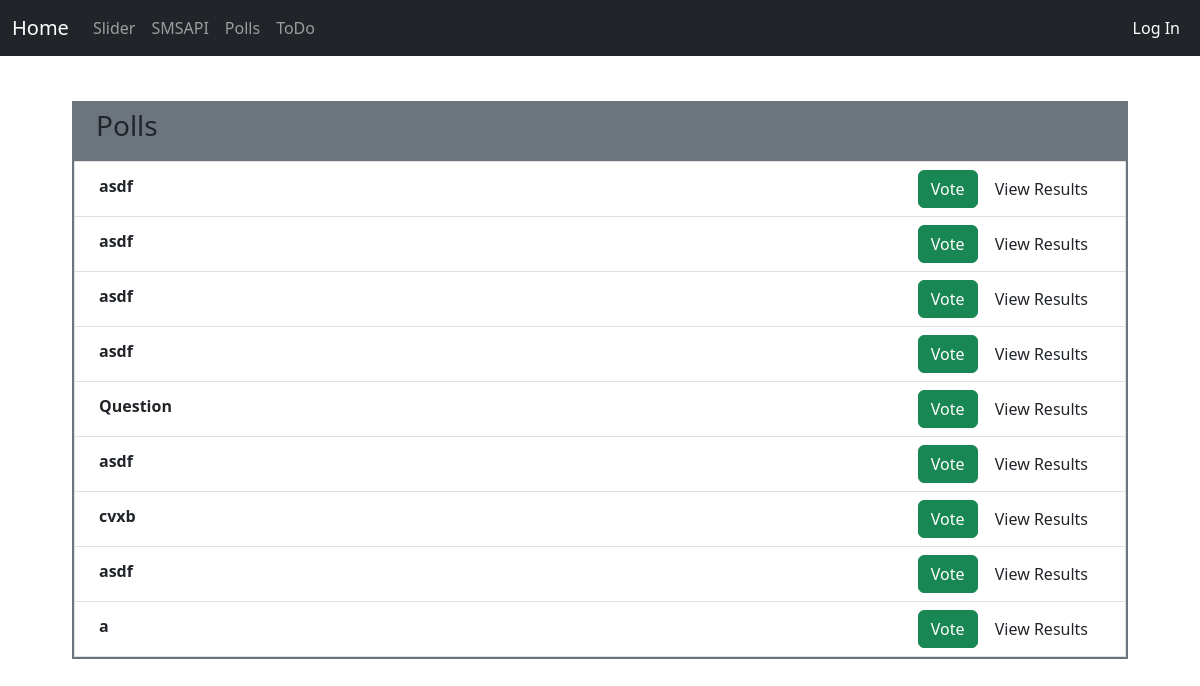
Screenshot of /polls/ with the database file from the repository.
### website/models.py (models this page shows, shortened)
class TwoOptionPoll(models.Model):
    user = models.ForeignKey(User, on_delete=models.CASCADE)
    user_votes = models.TextField(null=True)
    question = models.TextField(max_length=100)
    option_one = models.CharField(max_length=30)
    option_two = models.CharField(max_length=30)
    option_one_count = models.IntegerField(default=0)
    option_two_count = models.IntegerField(default=0)

### website/views.py (the view)
# urls.py: path('polls/', views.polls, name="polls"),
def polls(request):
    try:
        poll_object = TwoOptionPoll.objects.all()
        context ={
            'polls': poll_object,
        }
        return render(request, 'polls.html', context)
    except:
        return render(request, 'polls.html')

### templates/polls.html (shortened to what this page needs)
{% extends 'base.html' %}
{% block main %}
<div id="kontener" class="position-absolute start-50 translate-middle d-flex align-items-center flex-column gap-4 polls">
    <div class="row" style="width: 180%;">
        <div class="panel panel-default">
            <div class="panel-heading  bg-secondary p-2 px-4">
                <h3 class="panel-title">Polls</h3>
            </div>
            <ul class="list-group rounded-0 border border-2 border-secondary">
                {% for poll in polls reversed%}
                <li class="list-group-item px-4 ">
                    <div class="float-start d-flex py-1">
                    <strong>{{poll.question}}</strong>
                    </div>
                    <div class="tasks-items-wrapper d-flex justify-content-end">
                        <a href="/polls/vote/{{poll.id}}" class="btn btn-success btn-xs">Vote</a>&nbsp;
                        <a href="/polls/results/{{poll.id}}" class="btn btn-default btn-xs">View Results</a>
                    </div>
                </li>
                {% endfor %}
            </ul>
        </div>
    </div>
</div>
{% endblock %}

### static/css/style.css (style rules this page uses)
* { margin: 0; padding: 0; box-sizing: border-box; }
#kontener { margin-top: 30vh; width: 50%; max-height: 550px; }
@media only screen and (max-width: 1500px) { #kontener { margin-top: 40vh; } }

### rows the page displays
TwoOptionPoll: question "asdf"
TwoOptionPoll: question "asdf"
TwoOptionPoll: question "asdf"
TwoOptionPoll: question "asdf"
TwoOptionPoll: question "Question"
TwoOptionPoll: question "asdf"
TwoOptionPoll: question "cvxb"
TwoOptionPoll: question "asdf"
TwoOptionPoll: question "a"
